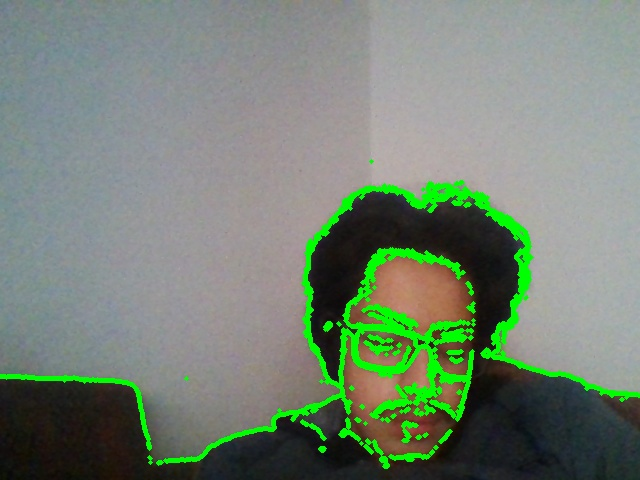
#> input picture Interciclo/src/bordes.jpg, 640 x 480 px, given in place of the camera
$ python Circulo.py
#> lines starting #> are read from the running program, lines starting #| are printed output that depends on the picture; after the words box and inside, x2 and y2 are one past the last pixel; in counts of white or black regions, pixels touching at a corner belong together
import cv2
import numpy as np
def dibujar(mask,color):
  contornos,hirarchy = cv2.findContours(mask, cv2.RETR_TREE, cv2.CHAIN_APPROX_SIMPLE)
  for c in contornos:
    area = cv2.contourArea(c)
    epsilon = 0.01 * cv2.arcLength(c, True)
    approx = cv2.approxPolyDP(c, epsilon, True)
    if area > 5000:
        if len(approx) > 10:
            #cv2.putText(frame, 'Circulo', (x, y - 5), 1, 1, (0, 255, 0), 1)
            M = cv2.moments(c)
            if (M["m00"]==0): M["m00"]=1
            x = int(M["m10"]/M["m00"])
            y = int(M['m01']/M['m00'])
            nuevoContorno = cv2.convexHull(c)
            cv2.circle(frame,(x,y),7,(0,255,0),-1)
            cv2.putText(frame,'{},{}'.format(x,y),(x+10,y), font, 0.75,(0,255,0),1,cv2.LINE_AA)
            cv2.drawContours(frame, [nuevoContorno], 0, color, 3)
cap = cv2.VideoCapture(0)

colorRng=[[100,100,20],[125,255,255],[15,100,20],[45,255,255],[0,100,20],[5,255,255],[175,100,20],[179,255,255]]
color =[(255,0,0),(0,255,255),(0,0,255)]
#figura

font = cv2.FONT_HERSHEY_SIMPLEX
while True:
  ret,frame = cap.read()
#> frame is the input picture: shape (480, 640, 3); mean B, G, R 115.4, 130.5, 116.9
  if ret == True:
    frameHSV = cv2.cvtColor(frame,cv2.COLOR_BGR2HSV)
#> frameHSV: shape (480, 640, 3); mean H, S, V 73.4, 47.1, 135.5

    cv2.imshow('frameHSV',frameHSV)
    for i in range(3):
        colorBajo=np.array(colorRng[i],np.uint8)
        colorAlto=np.array(colorRng[i+1],np.uint8)
        maskColor= cv2.inRange(frameHSV,colorBajo,colorAlto)
        dibujar(maskColor,color[i])
#> this loop made 3 passes
#> pass 1, `maskColor= cv2.inRange(frameHSV,colorBajo,colorAlto)`:
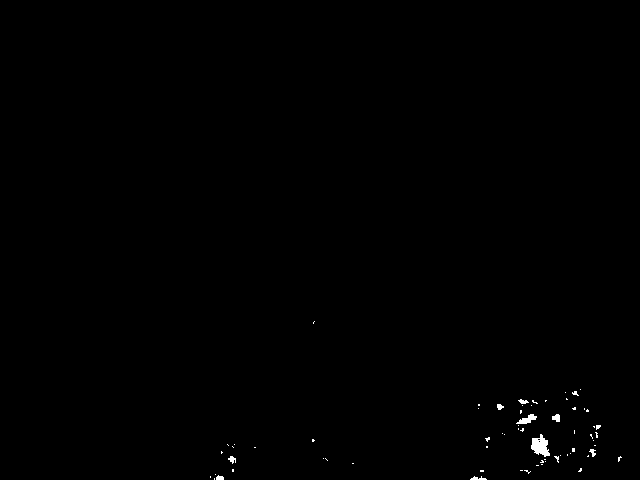
#> maskColor: shape (480, 640); 0.29% white; 67 white regions (58 under 20 px), largest, box (x1, y1, x2, y2) and area: (531, 434, 550, 457) 266, (516, 414, 537, 424) 106, (552, 414, 560, 422) 48
#> pass 3, `maskColor= cv2.inRange(frameHSV,colorBajo,colorAlto)`:
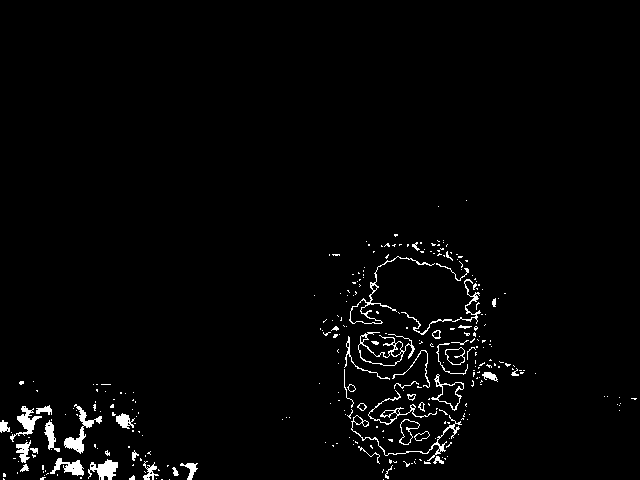
#> maskColor: shape (480, 640); 2.2% white; 299 white regions (250 under 20 px), largest, box (x1, y1, x2, y2) and area: (64, 404, 102, 454) 460, (351, 415, 462, 461) 388, (358, 332, 415, 366) 373

    cv2.imshow('frame',frame)
    k = cv2.waitKey(5) & 0xFF
#> (key Esc is pressed here)
    if k == 27 or k == ord('s'):
      break
cap.release()
cv2.destroyAllWindows()
